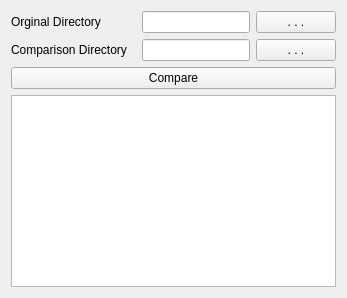
      <widget class="QWidget" name="DirectorComparer_tab">
       <attribute name="title">
        <string>Directory Comparer</string>
       </attribute>
       <layout class="QVBoxLayout" name="verticalLayout_24">
        <item>
         <layout class="QHBoxLayout" name="horizontalLayout_19">
          <item>
           <widget class="QLabel" name="label_26">
            <property name="sizePolicy">
             <sizepolicy hsizetype="Maximum" vsizetype="Preferred">
              <horstretch>0</horstretch>
              <verstretch>0</verstretch>
             </sizepolicy>
            </property>
            <property name="minimumSize">
             <size>
              <width>125</width>
              <height>0</height>
             </size>
            </property>
            <property name="text">
             <string>Orginal Directory</string>
            </property>
           </widget>
          </item>
          <item>
           <widget class="QLineEdit" name="Comparer_OriginalDirectory_LineEdit"/>
          </item>
          <item>
           <widget class="QPushButton" name="Comparer_SelectOriginalDirectory_PushButton">
            <property name="text">
             <string>. . .</string>
            </property>
           </widget>
          </item>
         </layout>
        </item>
        <item>
         <layout class="QHBoxLayout" name="horizontalLayout_20">
          <property name="bottomMargin">
           <number>0</number>
          </property>
          <item>
           <widget class="QLabel" name="label_27">
            <property name="minimumSize">
             <size>
              <width>125</width>
              <height>0</height>
             </size>
            </property>
            <property name="text">
             <string>Comparison Directory</string>
            </property>
           </widget>
          </item>
          <item>
           <widget class="QLineEdit" name="Comparer_ComparisonDirectory_LineEdit"/>
          </item>
          <item>
           <widget class="QPushButton" name="Comparer_SelectComparisonDirectory_PushButton">
            <property name="text">
             <string>. . .</string>
            </property>
           </widget>
          </item>
         </layout>
        </item>
        <item>
         <widget class="QPushButton" name="DC_Compare_Pushbutton">
          <property name="text">
           <string>Compare</string>
          </property>
         </widget>
        </item>
        <item>
         <widget class="QTextBrowser" name="Comparer_textBrowser"/>
        </item>
       </layout>
      </widget>
